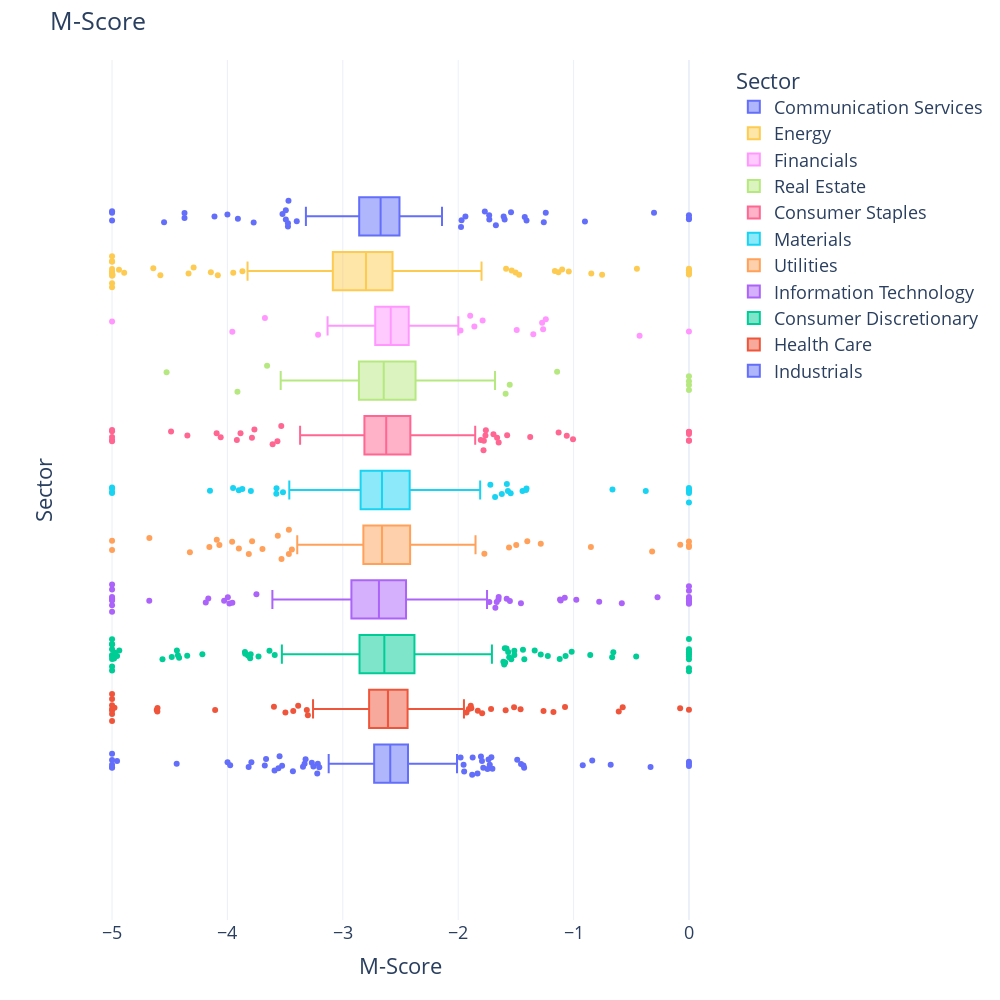

Source (notebook cell):
### Markdown cell above
First we will plot the m-score across the different sectors.

### Code cell
plot_score(m_score = True, sectors = True, title = "M-Score across sectors")

### Figure 1 — Plotly figure (JSON) as saved in the notebook; plotly's stock layout.template omitted (floating-point values rounded to 4 significant figures; data arrays with more than 128 entries replaced by an {"elided": "..."} marker saying what was removed)
{"data": [{"alignmentgroup": "True", "hovertemplate": "color=Industrials<br>x=%{x}<extra></extra>", "jitter": 1, "legendgroup": "Industrials", "marker": {"color": "#636efa"}, "name": "Industrials", "notched": false, "offsetgroup": "Industrials", "orientation": "h", "showlegend": true, "type": "box", "x": {"elided": "567 float values"}, "x0": " ", "xaxis": "x", "y0": " ", "yaxis": "y"}, {"alignmentgroup": "True", "hovertemplate": "color=Health Care<br>x=%{x}<extra></extra>", "jitter": 1, "legendgroup": "Health Care", "marker": {"color": "#EF553B"}, "name": "Health Care", "notched": false, "offsetgroup": "Health Care", "orientation": "h", "showlegend": true, "type": "box", "x": {"elided": "470 float values"}, "x0": " ", "xaxis": "x", "y0": " ", "yaxis": "y"}, {"alignmentgroup": "True", "hovertemplate": "color=Consumer Discretionary<br>x=%{x}<extra></extra>", "jitter": 1, "legendgroup": "Consumer Discretionary", "marker": {"color": "#00cc96"}, "name": "Consumer Discretionary", "notched": false, "offsetgroup": "Consumer Discretionary", "orientation": "h", "showlegend": true, "type": "box", "x": {"elided": "463 float values"}, "x0": " ", "xaxis": "x", "y0": " ", "yaxis": "y"}, {"alignmentgroup": "True", "hovertemplate": "color=Information Technology<br>x=%{x}<extra></extra>", "jitter": 1, "legendgroup": "Information Technology", "marker": {"color": "#ab63fa"}, "name": "Information Technology", "notched": false, "offsetgroup": "Information Technology", "orientation": "h", "showlegend": true, "type": "box", "x": {"elided": "505 float values"}, "x0": " ", "xaxis": "x", "y0": " ", "yaxis": "y"}, {"alignmentgroup": "True", "hovertemplate": "color=Utilities<br>x=%{x}<extra></extra>", "jitter": 1, "legendgroup": "Utilities", "marker": {"color": "#FFA15A"}, "name": "Utilities", "notched": false, "offsetgroup": "Utilities", "orientation": "h", "showlegend": true, "type": "box", "x": {"elided": "210 float values"}, "x0": " ", "xaxis": "x", "y0": " ", "yaxis": "y"}, {"alignmentgroup": "True", "hovertemplate": "color=Materials<br>x=%{x}<extra></extra>", "jitter": 1, "legendgroup": "Materials", "marker": {"color": "#19d3f3"}, "name": "Materials", "notched": false, "offsetgroup": "Materials", "orientation": "h", "showlegend": true, "type": "box", "x": {"elided": "264 float values"}, "x0": " ", "xaxis": "x", "y0": " ", "yaxis": "y"}, {"alignmentgroup": "True", "hovertemplate": "color=Consumer Staples<br>x=%{x}<extra></extra>", "jitter": 1, "legendgroup": "Consumer Staples", "marker": {"color": "#FF6692"}, "name": "Consumer Staples", "notched": false, "offsetgroup": "Consumer Staples", "orientation": "h", "showlegend": true, "type": "box", "x": {"elided": "288 float values"}, "x0": " ", "xaxis": "x", "y0": " ", "yaxis": "y"}, {"alignmentgroup": "True", "hovertemplate": "color=Real Estate<br>x=%{x}<extra></extra>", "jitter": 1, "legendgroup": "Real Estate", "marker": {"color": "#B6E880"}, "name": "Real Estate", "notched": false, "offsetgroup": "Real Estate", "orientation": "h", "showlegend": true, "type": "box", "x": [-3.216, -2.832, -2.258, -2.898, -2.741, -2.452, -3.012, -2.439, -2.601, -2.93, -3.055, -2.7, -2.387, -2.601, -2.314, -2.021, -1.681, -2.669, -3.215, -2.319, -1.553, -2.769, -3.168, -2.607, -2.788, -2.731, -2.378, 0.0, -2.248, -2.667, -2.384, -2.524, -1.961, -2.795, -2.892, -2.938, -3.23, -2.566, -2.283, -2.871, -2.715, -1.9, -2.369, -2.542, -2.344, -1.589, -2.341, -2.653, -3.656, -2.799, -2.925, -2.366, -2.831, -2.595, -2.669, -2.748, 0.0, -2.323, -3.132, -2.842, -2.863, -2.705, -2.8, -3.144, -2.507, -2.696, -2.942, -2.984, -4.527, -2.757, -3.538, -2.618, -2.332, -2.539, -2.518, -2.74, -3.181, 0.0, -3.913, -2.41, -2.749, -2.413, -2.533, -2.501, -2.637, 0.0, -1.143, -2.544, -2.078, -2.86], "x0": " ", "xaxis": "x", "y0": " ", "yaxis": "y"}, {"alignmentgroup": "True", "hovertemplate": "color=Financials<br>x=%{x}<extra></extra>", "jitter": 1, "legendgroup": "Financials", "marker": {"color": "#FF97FF"}, "name": "Financials", "notched": false, "offsetgroup": "Financials", "orientation": "h", "showlegend": true, "type": "box", "x": [-2.417, -2.606, -2.687, -1.273, 0.0, -2.56, -2.096, -3.023, -2.43, -2.656, -2.779, -2.598, -2.8, -1.264, -3.09, -2.615, -2.48, -2.586, -2.577, -2.616, -2.646, -2.595, -2.541, -1.98, -2.923, -2.685, -2.549, -2.638, -2.636, -2.656, -2.526, -2.218, -2.598, -2.592, -2.606, -2.742, -2.287, -2.605, -3.675, -2.447, -2.599, -2.206, -2.873, -2.813, -2.493, -2.427, -2.853, -2.661, -3.214, -1.999, -2.981, -2.464, -2.433, -2.542, -2.664, -2.44, -2.43, -1.349, -3.957, -2.749, -2.51, -2.575, -0.4281, -2.678, -2.569, -2.584, -2.683, -2.263, NaN, -2.475, -2.441, -2.561, -3.132, -2.302, -2.052, -2.6, -2.171, -2.563, -1.896, -1.788, -2.194, -2.774, -2.425, -2.706, -2.874, -2.489, -2.428, -3.088, -2.795, -2.732, -2.687, -2.502, -5.0, -2.645, -2.422, -2.855, -2.393, -2.768, -1.86, -2.128, -2.668, -2.246, -1.493, -2.602, -2.879, -2.765, -2.458, -2.42, -2.43, -2.635, -2.758, -2.57, -2.679, -2.83, -2.492, -2.787, -2.509, -2.31, -2.814, -2.747, -2.52, -2.723, -1.241, -2.535], "x0": " ", "xaxis": "x", "y0": " ", "yaxis": "y"}, {"alignmentgroup": "True", "hovertemplate": "color=Energy<br>x=%{x}<extra></extra>", "jitter": 1, "legendgroup": "Energy", "marker": {"color": "#FECB52"}, "name": "Energy", "notched": false, "offsetgroup": "Energy", "orientation": "h", "showlegend": true, "type": "box", "x": {"elided": "257 float values"}, "x0": " ", "xaxis": "x", "y0": " ", "yaxis": "y"}, {"alignmentgroup": "True", "hovertemplate": "color=Communication Services<br>x=%{x}<extra></extra>", "jitter": 1, "legendgroup": "Communication Services", "marker": {"color": "#636efa"}, "name": "Communication Services", "notched": false, "offsetgroup": "Communication Services", "orientation": "h", "showlegend": true, "type": "box", "x": {"elided": "228 float values"}, "x0": " ", "xaxis": "x", "y0": " ", "yaxis": "y"}], "layout": {"boxmode": "group", "font": {"size": 18}, "height": 1000, "legend": {"title": {"text": "Sector"}, "tracegroupgap": 0, "traceorder": "reversed"}, "margin": {"t": 60}, "title": {"text": "M-Score"}, "width": 1000, "xaxis": {"anchor": "y", "domain": [0, 1], "title": {"text": "M-Score"}}, "yaxis": {"anchor": "x", "domain": [0, 1], "title": {"text": "Sector"}}}}
